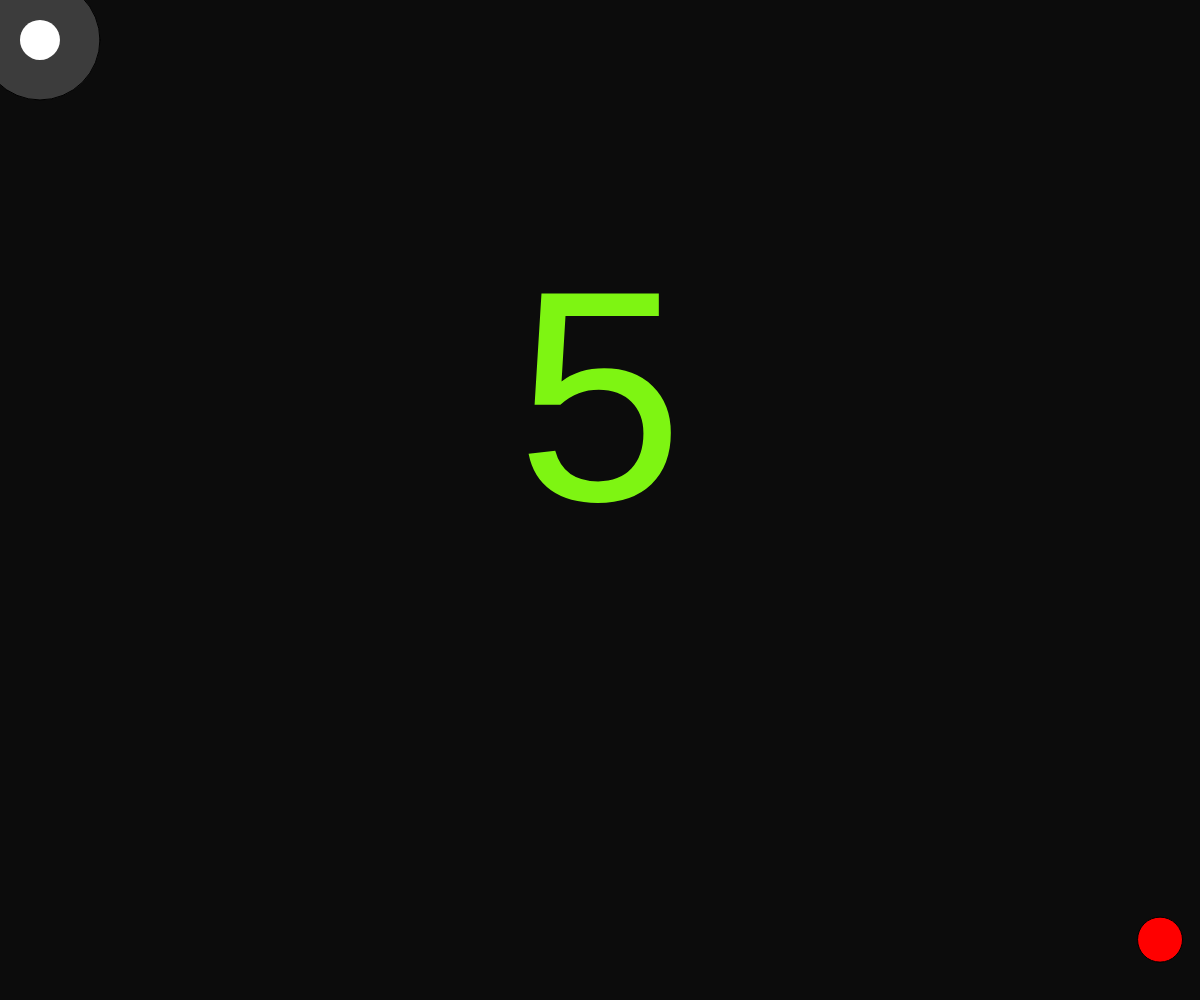
Frame 1 (no input)
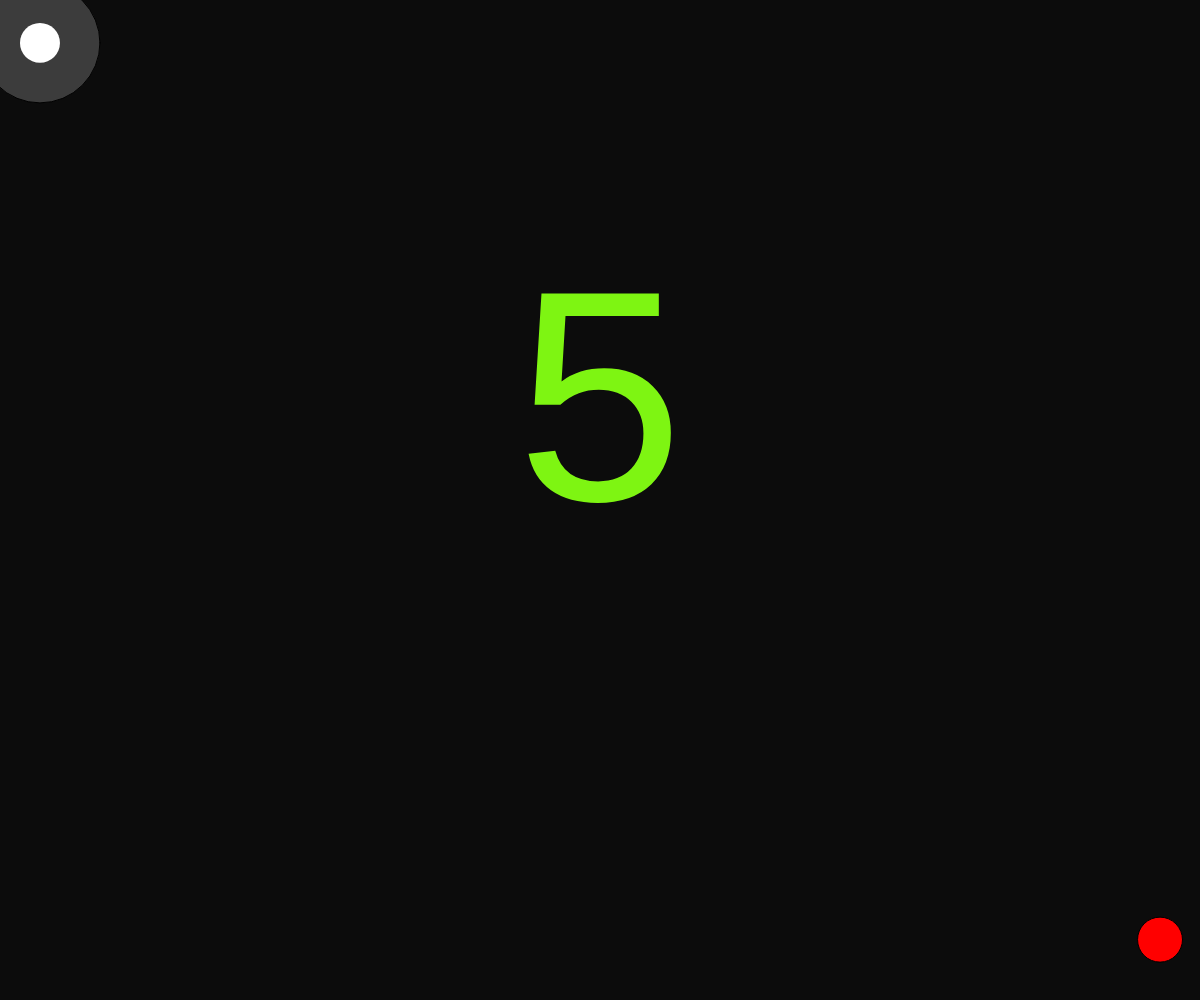
Frame 60 (no input)
Frame 120 (the mouse pressed at the canvas centre since frame 60): identical to frame 60, image omitted

The p5.js sketch that drew these frames (run headless with seeded random() and noise() and a simulated clock; from frame 60 on, the mouse is pressed at the canvas centre):

// p5.js sketch
// ── sketch.js
//Determina el nivel del juego
var nivel;

//Arreglo de celdas que definen el laberinto
var cells = [];

var cellSize;

var stack = [];


//Obstaculos que definen el laberinto
var obstaculos = [];

//Bola
var bola;

//Meta del laberinto
var fin;

//Radio de luz desde la bola
var lightRadius;


var m = 0;
var n = 0;


function setup()
{
  createCanvas(windowWidth, windowHeight);
  background(220);
  
  lightRadius = 60;
  
  generateMaze(15);

  bola = new ball();
  
  fin = new finish();

  nivel = 5;
}

function draw()
{
  if(nivel == 0)
  {
    background(0);
    
    push();
    fill(255);
    textAlign(CENTER);
    textSize(width/10);
    text('MAZE BALL', width/2, height/2);
    textSize(width/20);
    text('Press to go', width/2, height/2 + width/8);
    pop();
  }
  
  if(nivel == 6)
  {
    background(0);
    
    push();
    fill(255);
    textAlign(CENTER);
    textSize(width/10);
    text('GAME OVER: YOU WIN', width/2, height/2);
    textSize(40);
    text('Touch to play again', width/2, height-50);
    
    if(touches.length > 0)
    {
      generateMaze(15);
      bola = new ball();
      fin = new finish();
      nivel = 0;
    }
    
    pop();
  }
 
  if(nivel >= 1)
  {
    background(12);
    push();
    fill(255, 255, 255, 50);
    ellipse(bola.x, bola.y, 2*lightRadius);
    pop();
    
    fin.show();
    
    bola.show();
    bola.update(); 

    if(keyIsDown(LEFT_ARROW))
    {
      bola.vx -= 0.1;
    }

    if(keyIsDown(RIGHT_ARROW))
    {
      bola.vx += 0.1;
    }

    if(keyIsDown(UP_ARROW))
    {
      bola.vy -= 0.1;
    }

    if(keyIsDown(DOWN_ARROW))
    {
      bola.vy += 0.1;
    }

    checkCollision(bola, obstaculos);
    
    checkEnded(bola, fin);
    
    push();
    textAlign(CENTER);
    textSize(width/4);
    fill(126, 245, 18);
    text(nivel, width/2, height/2);
    pop();

    for(k = 0; k < obstaculos.length; k++)
    {
      d = dist(bola.x, bola.y, obstaculos[k].x, obstaculos[k].y);
      
      if(nivel == 1 || nivel == 2)
      {
        obstaculos[k].visited = true;
        obstaculos[k].show();
      }
      
      if(nivel == 3 || nivel == 4)
      {
        if(d < lightRadius)
        {
          obstaculos[k].visited = true;
        }
        
        obstaculos[k].show();
      }
      
      if(nivel == 5)
      {
        if(lightRadius <= d && d < 2*lightRadius)
        {
          obstaculos[k].color = color(0, 0, 100);
          obstaculos[k].show();
        }

        if(d < lightRadius)
        {
          obstaculos[k].color = color(0, 0, 255);
          obstaculos[k].show();
        }
      }
      
    }
  }  
}

function generateMaze(w)
{
  cellsX = w;
  
  cellSize = (width-1)/cellsX;
  
  cellsY = floor(height/cellSize);
  
  cells = [];
  
  for(var i = 0; i < cellsY; i++)
  {
    cells[i] = [];

    for(var j = 0; j < cellsX; j++)
    {
      cells[i][j] = new cell(i, j, cellSize);
    }
  }
  
  while(unvisitedCells(cells, cellsX, cellsY))
  {
    generateCell(cellsX, cellsY);
  }
  
  obstaculos = [];
  
  for(var i = 0; i < cellsY; i++)
  {
    for(var j = 0; j < cellsX; j++)
    {
      celda = cells[i][j];
      
      if(celda.top)
      {
        obstaculos.push(new obstacle(celda.x, celda.y,  celda.size, 2));
      }
      
      if(celda.right)
      {
        obstaculos.push(new obstacle(celda.x + celda.size, celda.y, 2, celda.size));
      }
      
      if(celda.down)
      {
        obstaculos.push(new obstacle(celda.x, celda.y + celda.size, celda.size, 2));
      }
      
      if(celda.left)
      {
        obstaculos.push(new obstacle(celda.x, celda.y, 2, celda.size));
      }
    }
  }
}

function generateCell(w, h)
{
  var currentCell = cells[m][n];

  var neighbors = currentCell.getNeighbors(cells, w, h);

  if(neighbors.length > 0)
  {
    var k = floor(random(0, neighbors.length));

    stack.push(currentCell);

    cell1 = currentCell;
    cell2 = neighbors[k];

    if(cell1.row == cell2.row)
    {
      if(cell1.col < cell2.col)
      {
        cells[cell1.row][cell1.col].right = false;
        cells[cell2.row][cell2.col].left = false;
      }

      else if(cell2.col < cell1.col)
      {
        cells[cell2.row][cell2.col].right = false;
        cells[cell1.row][cell1.col].left = false;
      }
    }

    if(cell1.col == cell2.col)
    {
      if(cell1.row < cell2.row)
      {
        cells[cell1.row][cell1.col].down = false;
        cells[cell2.row][cell2.col].top = false;
      }

      else if(cell2.row < cell1.row)
      {
        cells[cell2.row][cell2.col].down = false;
        cells[cell1.row][cell1.col].top = false;
      }
    }

    m = neighbors[k].row;
    n = neighbors[k].col;
    
    cells[m][n].visited = true;
  }

  else if(stack.length > 0)
  {
    m = stack[stack.length-1].row;
    n = stack[stack.length-1].col;

    currentCell = cells[m][n];

    stack.splice(stack.length-1, 1);
  }
}

function unvisitedCells(grid, x, y)
{
  var foundUnvisited = false;

  for(var i = 0; i < y; i++)
  {
    for(var j = 0; j < x; j++)
    {
      if(!grid[i][j].visited)
      {
        return true;
      }
    }
  }

  return foundUnvisited;
}

function checkCollision(ball, obstacles)
{
  for(var i = 0; i < obstacles.length; i++)
  {
    obsX = obstacles[i].x;
    obsY = obstacles[i].y;
    obsW = obstacles[i].width;
    obsH = obstacles[i].height;

    ballX = ball.x;
    ballY = ball.y;
    ballS = ball.size;

    if(obsX -2 <= ballX && ballX <= obsX + obsW +2)
    {
      if(obsY - ballS/2 <= ballY && ballY <= obsY + obsH/2)
      {
        ball.vy *= 0.9;
        ball.y = obsY - ballS/2 - 0.5;
      }

      else if(obsY + obsH/2 <= ballY && ballY <= obsY + obsH + ballS/2)
      {
        ball.vy *= 0.9;
        ball.y = obsY + obsH + ballS/2 + 0.5;
      }
    }

    if(obsY - 2 <= ballY && ballY <= obsY + obsH + 2)
    {
      if(obsX - ballS/2 <= ballX && ballX <= obsX + obsW/2)
      {
        ball.vx *= 0.9;
        ball.x = obsX - ballS/2;
      }

      else if(obsX + obsW/2 <= ballX && ballX <= obsX + obsW + ballS/2)
      {
        ball.vx *= 0.9;
        ball.x = obsX + obsW + ballS/2;
      }
    }
  }
}

function checkEnded(ball, finish)
{
  d = dist(ball.x, ball.y, finish.x, finish.y);
  
  if(d <= 5*bola.size/8)
  {
    ball.entrar(finish);

    if(dist(ball.x, ball.y, finish.x, finish.y) <= 1)
    {
      changeLevel();
    }
  }
}

function changeLevel()
{
  nivel++;
  
  if(nivel == 2)
  {
    r = 15
  }
  
  else if(nivel == 3 || nivel == 4)
  {
    r = 20
  }
  
  else if (nivel == 5)
  {
    r = 25;
  }
  
  generateMaze(r);
  
  bola.x = cellSize/2;
  bola.y = cellSize/2;
  
  bola.moving = true;

  fin.size = 0.7*cellSize;
}

function touchStarted() 
{
  if(nivel == 0) 
  {
    nivel = 1;
  }
}

function mouseDragged()
{
  return false;
}

// ── ball.js
function ball()
{
  this.size = cellSize/2;

  this.x = cellSize/2;
  this.y = cellSize/2;

  this.vx = 0;
  this.vy = 0;
  
  this.moving = true;
  
  this.maxSpeed = random(10, 15);

  this.show = function()
  {
    push();
    noStroke();
    fill(255);
    ellipse(this.x, this.y, this.size);
    pop();
  }

  this.update = function()
  {
    if(deviceOrientation != "undefined")
    {
      this.vx = constrain(map(rotationY, -90, 90, -this.maxSpeed, this.maxSpeed), -this.maxSpeed, this.maxSpeed);
      this.vy = constrain(map(rotationX, -180, 180, -2*this.maxSpeed, 2*this.maxSpeed), -this.maxSpeed, this.maxSpeed);
    }
    
    if(this.moving)
    {
      this.x += this.vx;
      this.y += this.vy;
    }
  }
  
  this.entrar = function(finish)
  {
    this.stop();
    
    this.vx = 0.3*(finish.x - this.x);
    this.vy = 0.3*(finish.y - this.y);
    
    this.x += this.vx;
    this.y += this.vy;
  }
  
  this.stop = function()
  {
    this.moving = false;
  }
}

// ── cell.js
function cell(i, j, s)
{
  this.row = i;
  this.col = j;

  this.size = s;

  this.x = this.col*this.size;
  this.y = this.row*this.size + (height-this.size*cellsY)/2;

  this.visited = false;

  this.top = true;
  this.right = true;
  this.down = true;
  this.left = true;

  this.neighbors = [];

  this.getNeighbors = function(grid, w, h)
  {
    var neighbors = [];

    if(this.col == 0)
    {
      if(this.row == 0)
      {
        neighbors = [grid[this.row][this.col+1], grid[this.row+1][this.col]];
      }

      else if(this.row == h-1)
      {
        neighbors = [grid[this.row-1][this.col], grid[this.row][this.col+1]];
      }

      else
      {
        neighbors = [grid[this.row-1][this.col], grid[this.row][this.col+1], grid[this.row+1][this.col]];
      }
    }

    else if(this.col == w-1)
    {
      if(this.row == 0)
      {
        neighbors = [grid[this.row][this.col-1], grid[this.row+1][this.col]];
      }

      else if(this.row == h-1)
      {
        neighbors = [grid[this.row][this.col-1], grid[this.row-1][this.col]];
      }

      else
      {
        neighbors = [grid[this.row-1][this.col], grid[this.row+1][this.col], grid[this.row][this.col-1]];
      }
    }

    else if(this.row == 0 && 1 <= this.col && this.col < w-1)
    {
      neighbors = [grid[this.row][this.col-1], grid[this.row][this.col+1], grid[this.row+1][this.col]];
    }

    else if(this.row == h-1 && 1 <= this.col && this.col < w-1)
    {
      neighbors = [grid[this.row][this.col-1], grid[this.row][this.col+1], grid[this.row-1][this.col]];
    }

    else
    {
      neighbors=[grid[this.row-1][this.col], grid[this.row][this.col+1], grid[this.row+1][this.col], grid[this.row][this.col-1]];
    }
    
    var unvisited = [];
    
    for(var k = 0; k < neighbors.length; k++)
    {
      if(!neighbors[k].visited)
      {
        unvisited.push(neighbors[k]);
      }
    }
    
    return unvisited;
  }
}

// ── finish.js
function finish()
{
  this.size = cellSize/2 + 5;

  this.x = width - cellSize/2;
  this.y = height - (height-cellsY*cellSize)/2 - cellSize/2 ;

  this.show = function()
  {
    push();
    fill(255, 0, 0);
    ellipse(this.x, this.y, this.size);
    pop();
  }
}

// ── obstacle.js
function obstacle(x, y, w, h)
{
  this.width = w;
  this.height = h;

  this.x = x;
  this.y = y;
  
  this.color = color(0, 0, 255);
  
  this.visited = false;

  this.show = function()
  {
    if(this.visited)
    {
      push();
      noStroke();
      fill(this.color);

      rect(this.x, this.y, this.width, this.height);
      pop();
    }
  }
}
